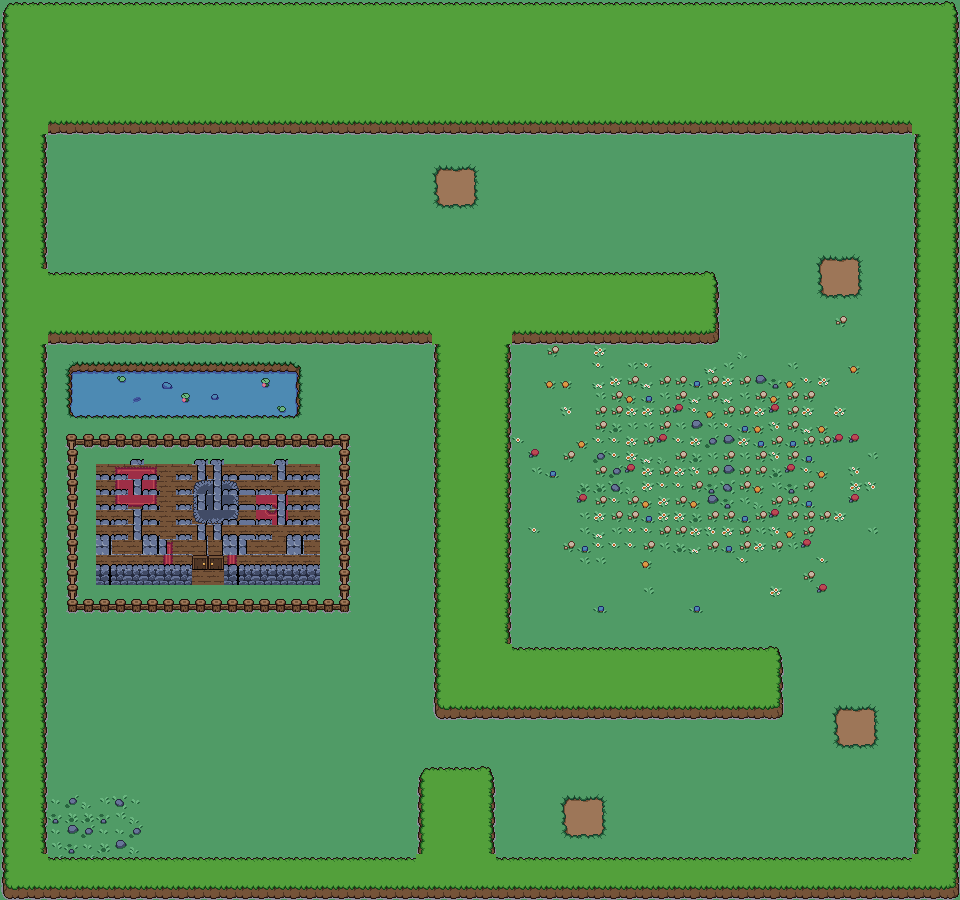

A 2D game scene composited from a Tiled map and its tileset images. What follows is a short description and the map's XML, with each tile layer's data collapsed to a summary:
An orthogonal 60x60 tile map with 16x15 px tiles, 6 tile layers (Ground, Terrain, Lily pads, Floor, ...) and 23 objects.

<map version="1.10" tiledversion="1.10.2" orientation="orthogonal" renderorder="right-down" width="60" height="60" tilewidth="16" tileheight="15" infinite="0" nextlayerid="18" nextobjectid="88">
 <editorsettings>
  <export target="Demo.lua" format="lua" />
 </editorsettings>
 <tileset firstgid="1" name="tileset" tilewidth="16" tileheight="16" tilecount="336" columns="28">
  <image source="../tileset.png" width="448" height="192" />
 </tileset>
 <layer id="1" name="Ground" width="60" height="60">
  <data>[3600 cells, 3600 non-empty, 26 distinct tile ids]</data>
 </layer>
 <layer id="3" name="Terrain" width="60" height="60">
  <data>[3600 cells, 1518 non-empty, 18 distinct tile ids]</data>
 </layer>
 <layer id="11" name="Lily pads" width="60" height="60">
  <data>[3600 cells, 12 non-empty, 6 distinct tile ids]</data>
 </layer>
 <layer id="12" name="Floor" width="60" height="60">
  <data>[3600 cells, 112 non-empty, 1 distinct tile ids]</data>
 </layer>
 <layer id="13" name="Carpet" width="60" height="60">
  <data>[3600 cells, 28 non-empty, 25 distinct tile ids]</data>
 </layer>
 <layer id="6" name="Builds" width="60" height="60">
  <data>[3600 cells, 177 non-empty, 27 distinct tile ids]</data>
 </layer>
 <objectgroup id="4" name="Walls" visible="0">
  <object id="1" x="48" y="0" width="864" height="135" />
  <object id="2" x="912" y="0" width="48" height="900" />
  <object id="3" x="0" y="855" width="912" height="45" />
  <object id="4" x="0" y="0" width="48" height="855" />
  <object id="23" x="64" y="435" width="288" height="15" />
  <object id="24" x="64" y="450" width="16" height="165" />
  <object id="25" x="80" y="600" width="256" height="15" />
  <object id="26" x="336" y="450" width="16" height="165" />
  <object id="69" x="48" y="270" width="672" height="75" />
  <object id="70" x="432" y="345" width="80" height="375" />
  <object id="71" x="512" y="645" width="272" height="75" />
  <object id="72" x="416" y="765" width="80" height="90" />
  <object id="87" x="64" y="360" width="240" height="60" />
 </objectgroup>
 <objectgroup id="9" name="Player" visible="0">
  <object id="60" x="160" y="180" width="16" height="45" />
 </objectgroup>
 <objectgroup id="15" name="Slime" visible="0">
  <object id="78" x="608" y="195" width="16" height="15" />
  <object id="79" x="768" y="225" width="16" height="15" />
  <object id="80" x="608" y="450" width="16" height="15" />
  <object id="81" x="752" y="465" width="16" height="15" />
  <object id="82" x="624" y="570" width="16" height="15" />
  <object id="83" x="752" y="570" width="16" height="15" />
 </objectgroup>
 <objectgroup id="17" name="Skeleton">
  <object id="84" x="688" y="495" width="16" height="30" />
  <object id="85" x="608" y="750" width="16" height="30" />
  <object id="86" x="672" y="795" width="16" height="30" />
 </objectgroup>
</map>